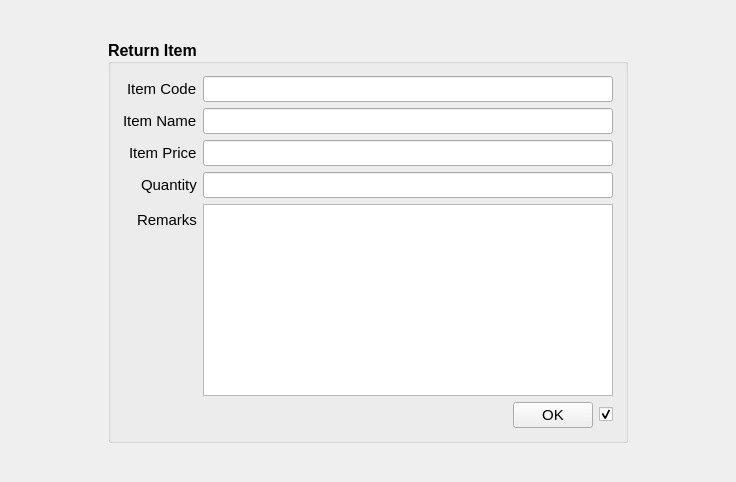
<?xml version="1.0" encoding="UTF-8"?>
<ui version="4.0">
 <class>ReturnItems</class>
 <widget class="QWidget" name="ReturnItems">
  <property name="geometry">
   <rect>
    <x>0</x>
    <y>0</y>
    <width>736</width>
    <height>482</height>
   </rect>
  </property>
  <property name="windowTitle">
   <string>Form</string>
  </property>
  <layout class="QGridLayout" name="gridLayout">
   <item row="0" column="0">
    <widget class="QGroupBox" name="groupBox">
     <property name="sizePolicy">
      <sizepolicy hsizetype="Fixed" vsizetype="Fixed">
       <horstretch>0</horstretch>
       <verstretch>0</verstretch>
      </sizepolicy>
     </property>
     <property name="minimumSize">
      <size>
       <width>520</width>
       <height>0</height>
      </size>
     </property>
     <property name="baseSize">
      <size>
       <width>0</width>
       <height>0</height>
      </size>
     </property>
     <property name="font">
      <font>
       <pointsize>12</pointsize>
       <weight>75</weight>
       <bold>true</bold>
      </font>
     </property>
     <property name="layoutDirection">
      <enum>Qt::LeftToRight</enum>
     </property>
     <property name="title">
      <string>Return Item</string>
     </property>
     <property name="alignment">
      <set>Qt::AlignLeading|Qt::AlignLeft|Qt::AlignVCenter</set>
     </property>
     <layout class="QFormLayout" name="formLayout">
      <property name="labelAlignment">
       <set>Qt::AlignRight|Qt::AlignTrailing|Qt::AlignVCenter</set>
      </property>
      <property name="horizontalSpacing">
       <number>6</number>
      </property>
      <property name="verticalSpacing">
       <number>6</number>
      </property>
      <property name="leftMargin">
       <number>12</number>
      </property>
      <property name="topMargin">
       <number>12</number>
      </property>
      <property name="rightMargin">
       <number>12</number>
      </property>
      <property name="bottomMargin">
       <number>12</number>
      </property>
      <item row="0" column="0">
       <widget class="QLabel" name="label_2">
        <property name="font">
         <font>
          <pointsize>11</pointsize>
          <weight>50</weight>
          <bold>false</bold>
         </font>
        </property>
        <property name="text">
         <string>Item Code</string>
        </property>
       </widget>
      </item>
      <item row="0" column="1">
       <widget class="QLineEdit" name="itemCode">
        <property name="font">
         <font>
          <pointsize>11</pointsize>
          <weight>50</weight>
          <bold>false</bold>
         </font>
        </property>
       </widget>
      </item>
      <item row="1" column="0">
       <widget class="QLabel" name="label_5">
        <property name="font">
         <font>
          <pointsize>11</pointsize>
          <weight>50</weight>
          <bold>false</bold>
         </font>
        </property>
        <property name="text">
         <string>Item Name</string>
        </property>
       </widget>
      </item>
      <item row="1" column="1">
       <widget class="QLineEdit" name="itemName">
        <property name="font">
         <font>
          <pointsize>11</pointsize>
          <weight>50</weight>
          <bold>false</bold>
         </font>
        </property>
       </widget>
      </item>
      <item row="2" column="0">
       <widget class="QLabel" name="label_4">
        <property name="font">
         <font>
          <pointsize>11</pointsize>
          <weight>50</weight>
          <bold>false</bold>
         </font>
        </property>
        <property name="text">
         <string>Item Price</string>
        </property>
       </widget>
      </item>
      <item row="2" column="1">
       <widget class="QLineEdit" name="itemPrice">
        <property name="font">
         <font>
          <pointsize>11</pointsize>
          <weight>50</weight>
          <bold>false</bold>
         </font>
        </property>
       </widget>
      </item>
      <item row="3" column="0">
       <widget class="QLabel" name="label_6">
        <property name="font">
         <font>
          <pointsize>11</pointsize>
          <weight>50</weight>
          <bold>false</bold>
         </font>
        </property>
        <property name="text">
         <string>Quantity</string>
        </property>
       </widget>
      </item>
      <item row="3" column="1">
       <widget class="QLineEdit" name="qtyText">
        <property name="font">
         <font>
          <pointsize>11</pointsize>
          <weight>50</weight>
          <bold>false</bold>
         </font>
        </property>
       </widget>
      </item>
      <item row="4" column="0">
       <widget class="QLabel" name="label">
        <property name="font">
         <font>
          <pointsize>11</pointsize>
          <weight>50</weight>
          <bold>false</bold>
         </font>
        </property>
        <property name="text">
         <string>Remarks</string>
        </property>
       </widget>
      </item>
      <item row="4" column="1">
       <widget class="QTextEdit" name="remarks">
        <property name="sizePolicy">
         <sizepolicy hsizetype="Expanding" vsizetype="Minimum">
          <horstretch>0</horstretch>
          <verstretch>0</verstretch>
         </sizepolicy>
        </property>
        <property name="font">
         <font>
          <pointsize>11</pointsize>
          <weight>50</weight>
          <bold>false</bold>
         </font>
        </property>
       </widget>
      </item>
      <item row="5" column="0">
       <spacer name="horizontalSpacer">
        <property name="orientation">
         <enum>Qt::Horizontal</enum>
        </property>
        <property name="sizeHint" stdset="0">
         <size>
          <width>40</width>
          <height>25</height>
         </size>
        </property>
       </spacer>
      </item>
      <item row="5" column="1">
       <layout class="QHBoxLayout" name="horizontalLayout">
        <item>
         <spacer name="horizontalSpacer_2">
          <property name="orientation">
           <enum>Qt::Horizontal</enum>
          </property>
          <property name="sizeHint" stdset="0">
           <size>
            <width>40</width>
            <height>20</height>
           </size>
          </property>
         </spacer>
        </item>
        <item>
         <widget class="QPushButton" name="addButton">
          <property name="font">
           <font>
            <pointsize>11</pointsize>
            <weight>50</weight>
            <bold>false</bold>
           </font>
          </property>
          <property name="text">
           <string>OK</string>
          </property>
         </widget>
        </item>
        <item>
         <widget class="QCheckBox" name="doPrintCB">
          <property name="font">
           <font>
            <pointsize>10</pointsize>
            <weight>50</weight>
            <bold>false</bold>
           </font>
          </property>
          <property name="text">
           <string/>
          </property>
          <property name="icon">
           <iconset>
            <normaloff>icons/print.png</normaloff>icons/print.png</iconset>
          </property>
          <property name="checked">
           <bool>true</bool>
          </property>
         </widget>
        </item>
       </layout>
      </item>
     </layout>
    </widget>
   </item>
  </layout>
 </widget>
 <resources/>
 <connections/>
</ui>
